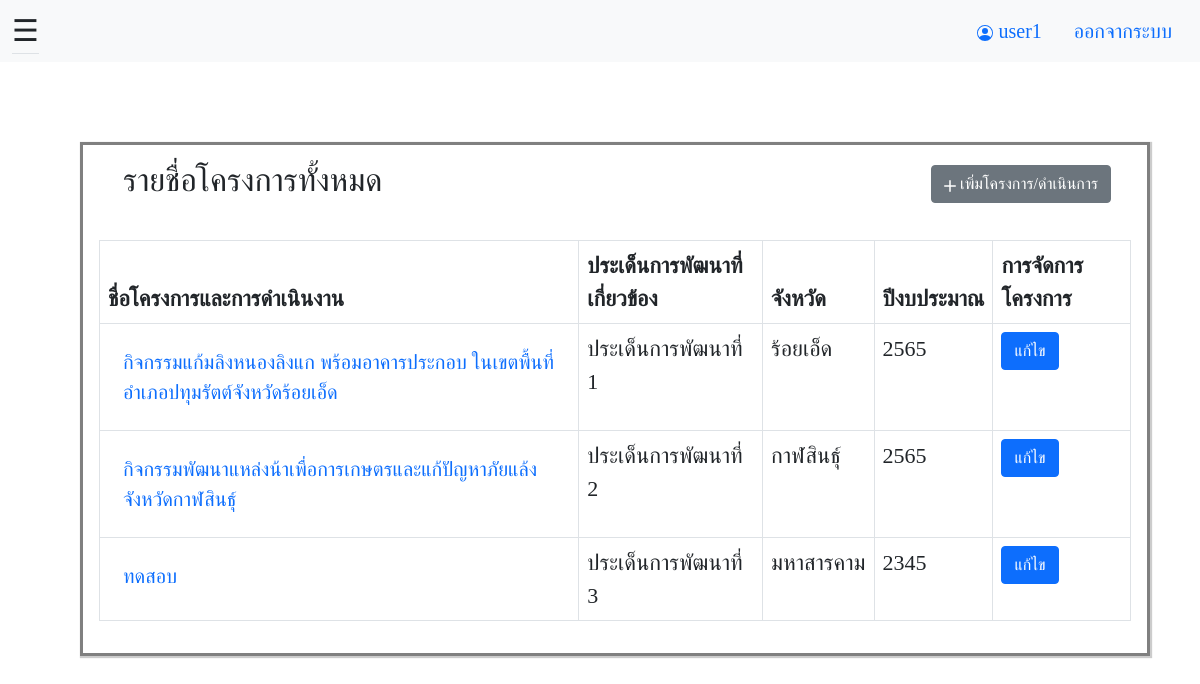
The app's page /index/index.php (signed in), older data.
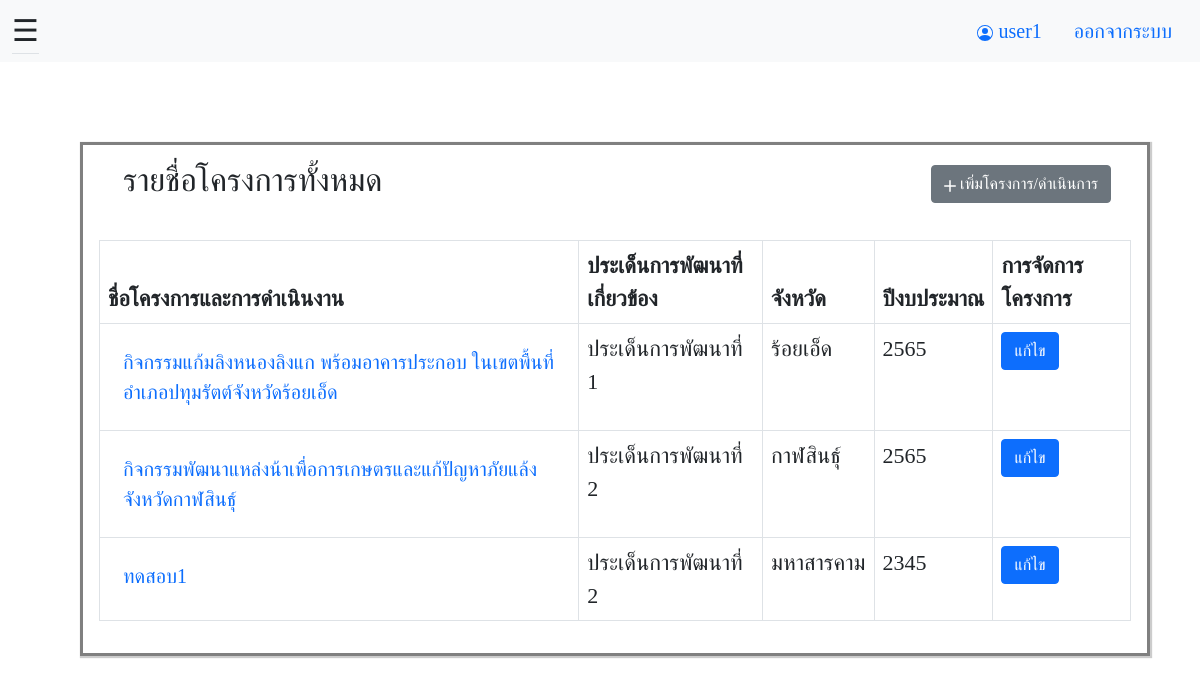
The same page, newer data.
### tables this page shows
CREATE TABLE `project` (
  `project_id` int(11) NOT NULL,
  `project_name` varchar(100) NOT NULL,
  `development_subject` varchar(200) NOT NULL,
  `project_roadmap` varchar(100) NOT NULL,
  `project_main` varchar(100) NOT NULL,
  `project_sub` varchar(100) NOT NULL,
  `operation_type` varchar(200) NOT NULL,
  `project_code` varchar(100) NOT NULL,
  `use_budget` varchar(200) NOT NULL,
  `budget_year` varchar(200) NOT NULL,
  `institution` varchar(100) NOT NULL,
  `province` varchar(100) NOT NULL,
  `target_user` varchar(100) NOT NULL,
  `project_objective` varchar(200) NOT NULL,
  `project_result` varchar(200) NOT NULL,
  `project_additional` varchar(200) NOT NULL,
  `budget_province_plan` int(11) DEFAULT NULL,
  `budget_province_receive` int(11) DEFAULT NULL,
  `budget_province_use` int(11) DEFAULT NULL,
  `budget_department_plan` int(11) DEFAULT NULL,
  `budget_department_receive` int(11) DEFAULT NULL,
  `budget_department_use` int(11) DEFAULT NULL,
  `budget_local_plan` int(11) DEFAULT NULL,
  `budget_local_receive` int(11) DEFAULT NULL,
  `budget_local_use` int(11) DEFAULT NULL,
  `budget_private_plan` int(11) DEFAULT NULL,
  `budget_private_receive` int(11) DEFAULT NULL,
  `budget_private_use` int(11) DEFAULT NULL,
  `user_id` int(11) NOT NULL,
  `file_path` varchar(200) NOT NULL
);

### index/index.php (the view, shortened to what this page needs)
<!DOCTYPE html>
<html lang="en">
<head>
  <?php include "../connect.php" ?>
</head>
<body>
  <?php
  $stmt = $pdo->prepare("SELECT * FROM project");
  $stmt->execute();
  ?>
  <header>
    <nav class="navbar navbar-expand-lg navbar-light bg-light">
      <div class="container-fluid">
        <ul class="nav nav-tabs">
          <li class="nav-item">
            <span clss="marginle" style="font-size:30px;cursor:pointer" onclick="openNav()">&#9776; </span>
          </li>
        </ul>
        <ul class="nav justify-content-end">
          <li class="nav-item">
              <a class=nav-link active aria-current="page"> <?php
echo $_COOKIE["user_name"]; ?></a>
        </li>
          <li class="nav-item">
            <a class="nav-link active" aria-current="page" href="../login/index.php">ออกจากระบบ</a>
          </li>
        </ul>
  </header>
  <div id="main" class="main bd-main order-1">
    <div class="bd-intro ps-lg-4">
      <div class="d-md-flex flex-md-row-reverse align-items-center justify-content-between">
        <a class="btn btn-secondary" href="add_project.php" title="add_project" rel="noopener" style="margin-right: 20px;"><svg xmlns="http://www.w3.org/2000/svg" width="12" height="12" fill="currentColor" class="bi bi-plus-lg" viewBox="0 0 16 16">
            <path d="M8 0a1 1 0 0 1 1 1v6h6a1 1 0 1 1 0 2H9v6a1 1 0 1 1-2 0V9H1a1 1 0 0 1 0-2h6V1a1 1 0 0 1 1-1z" />
          </svg> เพิ่มโครงการ/ดำเนินการ </a>
        <h2 class="bd-title" id="content">รายชื่อโครงการทั้งหมด</h2>
      </div>
    </div>
    <br>
    <table class="table table-bordered">
      <thead>
        <tr>
          <th scope="col">ชื่อโครงการและการดำเนินงาน</th>
          <th scope="col">ประเด็นการพัฒนาที่เกี่ยวข้อง</th>
          <th scope="col">จังหวัด</th>
          <th scope="col">ปีงบประมาณ</th>
          <th scope="col">การจัดการโครงการ</th>
        </tr>
        <?php while ($row = $stmt->fetch()) { ?>
      </thead>
      <tbody>
        <tr>
          <td><a class="text-primary decoration-none" href="detail.php?project_id=<?=$row["project_id"] ?>"> <?= $row["project_name"] ?></a> </td>
          <td><?= $row["development_subject"] ?></td>
          <td><?= $row["province"] ?></td>
          <td><?= $row["budget_year"] ?></td>
          <td><a class="btn btn-primary" href="edit_project.php?project_id=<?= $row["project_id"] ?>">แก้ไข</a></td>
        </tr>
      </tbody>
    <?php } ?>
    </table>
  </div>
</body>
</html>

Row changes from the older to the newer data that the page shows:
changed project "มหาสารคาม": project_name "ทดสอบ" → "ทดสอบ1"; development_subject "ประเด็นการพัฒนาที่ 3" → "ประเด็นการพัฒนาที่ 2"
